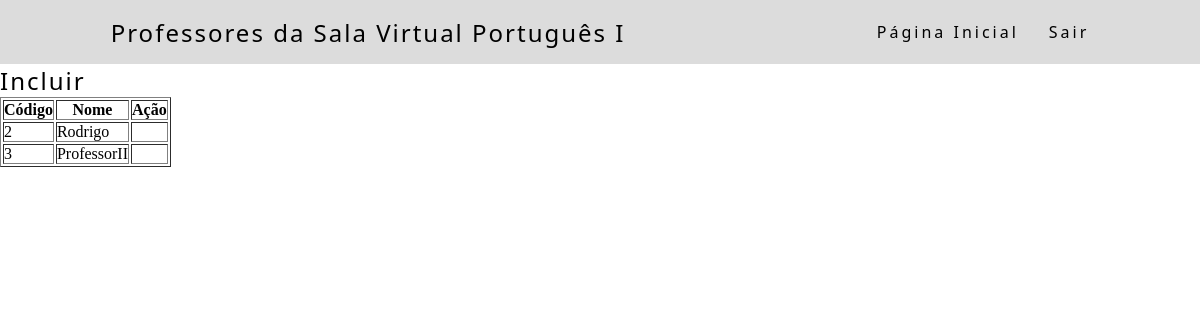
The page /consultaSalaVirtualProfessor.php?c_codigo=2 (signed in) on the database its author committed.
### tables this page shows
CREATE TABLE TBProfessor (
    PROCodigo BIGINT NOT NULL AUTO_INCREMENT,
    PESCodigo BIGINT NOT NULL,
    PRIMARY KEY (PROCodigo),
    FOREIGN KEY (PESCodigo) REFERENCES TBPessoa(PESCodigo)
);

CREATE TABLE TBPessoa (
	PESCodigo 		   BIGINT       NOT NULL AUTO_INCREMENT,
    PESNome            VARCHAR(100) NOT NULL,
    PESDataNascimento  DATE         NOT NULL,
    PESCpf 			   VARCHAR(11)  NOT NULL,
    PESRg 		       VARCHAR(7)   NOT NULL,
    USUCodigo 		   BIGINT 	    NOT NULL,
    PRIMARY KEY (PESCodigo),
    FOREIGN KEY (USUCodigo) REFERENCES TBUsuario(USUCodigo)
);

### autoload.php (called while the page is built, shortened)
<?php
spl_autoload_register(function ($nomeClasse) {
    $folders = array(
        $nomeClasse,
        '.'.DIRECTORY_SEPARATOR.$nomeClasse,
        '..'.DIRECTORY_SEPARATOR.$nomeClasse,
        'acao',
        '.'.DIRECTORY_SEPARATOR.'acao',
        '..'.DIRECTORY_SEPARATOR.'acao',
        'classes',
        '.'.DIRECTORY_SEPARATOR.'classes',
        '..'.DIRECTORY_SEPARATOR.'classes',
        'classes'.DIRECTORY_SEPARATOR.'dados',
        '.'.DIRECTORY_SEPARATOR.'classes'.DIRECTORY_SEPARATOR.'dados',
        '..'.DIRECTORY_SEPARATOR.'classes'.DIRECTORY_SEPARATOR.'dados',
        'conf',
        '.'.DIRECTORY_SEPARATOR.'conf',
        '..'.DIRECTORY_SEPARATOR.'conf',
        'interfaces',
        '.'.DIRECTORY_SEPARATOR.'interfaces',
        '..'.DIRECTORY_SEPARATOR.'interfaces'
    );
});

### classes/dados/Dados.class.php (called while the page is built, shortened)
<?php
require_once('autoload.php');
abstract class Dados {
    protected $relacionamentos = [];
    protected $Modelo;
    public function integer(string $coluna, string $atributo) : Relacionamento {
        return $this->adicionaRelacionamento($coluna, $atributo, Relacionamento::INTEGER);
    }
    public function varchar(string $coluna, string $atributo) : Relacionamento {
        return $this->adicionaRelacionamento($coluna, $atributo, Relacionamento::VARCHAR);
    }
    protected function adicionaRelacionamento(string $coluna, string $atributo, int $tipo) : Relacionamento {
        $rel = new Relacionamento($coluna, $atributo, $tipo);
        $this->relacionamentos[$atributo] = $rel;
        return $rel;
    }
    public function getChavesPrimarias() : array {
        $rels = [];
        foreach ($this->getRelacionamentos() as $relacionamento) {
            if ($relacionamento->isPrimaria()) {
                $rels[] = $relacionamento;
            }
        }
        return $rels;
    }
    public function getChavesEstrangeiras() : array {
        $rels = [];
        foreach ($this->getRelacionamentos() as $relacionamento) {
            if ($relacionamento->isEstrangeira()) {
                $rels[] = $relacionamento;
            }
        }
        return $rels;
    }
    protected function getConn() : PDO {
        return Connect::getInstance();
    }
    public function getValorModelo(mixed $modelo, string $atributo) {
        $caminho = explode('.', $atributo);
        return $this->getValorModeloRecursivo($modelo, $caminho);
    }
    public function getValorModeloRecursivo(mixed $modelo, array $caminho) {
        if (count($caminho) > 0) {
            $atributo = array_shift($caminho);
            $getter = 'get'.$atributo;
            if (ctype_upper($atributo[0])) {
                return $this->getValorModeloRecursivo($modelo->$getter(), $caminho);
            } else {
                return $modelo->$getter();
            }
        }
    }
    public function getModelo() {
        return $this->Modelo;
    }
    public function setModelo($Modelo) {
        $this->Modelo = $Modelo;
        return $this;
    }
    public function getRelacionamentos() {
        return $this->relacionamentos;
    }
}

### classes/dados/Relacionamento.class.php (called while the page is built, shortened)
<?php
require_once('autoload.php');
class Relacionamento {
    private $primaria = false;
    private $estrangeira = false;
    private $referencia = [];
    private $tabelaReferencia;
    private $tipo;
    private $coluna;
    private $atributo;
    public function __construct(string $coluna, string $atributo, int $tipo = 0) {
        $this->coluna    = $coluna;
        $this->atributo = $atributo;
        $this->tipo      = $tipo;
    }
    public function chavePrimaria() : self {
        $this->primaria = true;
        return $this;
    }
    public function chaveEstrangeira() : self {
        $this->estrangeira = true;
        return $this;
    }
    public function referencia(string $coluna, string $atributo) : self {
        if ($this->isEstrangeira()) {
            $this->referencia = ['col' => $coluna, 'att' => $atributo];
        }
        return $this;
    }
    public function on(string $tabela) : self {
        if (count($this->getReferencia()) > 0) {
            $this->tabelaReferencia = $tabela;
        }
        return $this;
    }
    public function isPrimaria() : bool {
        return $this->primaria;
    }
    public function isEstrangeira() : bool {
        return $this->estrangeira;
    }
    public function getReferencia() : array {
        return $this->referencia;
    }
    public function getTabelaReferencia() : string {
        return $this->tabelaReferencia;
    }
    public function getTipo() : int {
        return $this->tipo;
    }
    public function getColuna() : string {
        return $this->coluna;
    }
    public function getAtributo() : string {
        return $this->atributo;
    }
}

### classes/SalaVirtual.class.php (called while the page is built, shortened)
<?php
require_once('autoload.php');
class SalaVirtual {
    private $codigo;
    private $Materia;
    public function getCodigo() {
        return $this->codigo;
    }
    public function setCodigo($codigo) {
        $this->codigo = $codigo;
        return $this;
    }
    public function setNome($nome) {
        return $this;
    }
    public function setDescricao($descricao) {
        return $this;
    }
    public function getMateria() {
        if ($this->Materia == null) {
            $this->Materia = new Materia();
        }
        return $this->Materia;
    }
    public function setMateria($Materia) {
        $this->Materia = $Materia;
        return $this;
    }
}

### classes/dados/DadosBase.class.php (called while the page is built, shortened)
<?php
require_once('autoload.php');
abstract class DadosBase extends Dados implements InterfaceDados {
    protected $condicaoConsulta   = [];
    public function query(array $colunas = []) : array {
        $sql = $this->getQueryBuscaDados($colunas);
        $sql .= $this->filtraConsulta();
        $stmt  = $this->getConn()->query($sql);
        $dados = [];
        while ($linha = $stmt->fetch(PDO::FETCH_ASSOC)) {
            $objeto = new $nomeModelo();
            $dados[] = $objeto;
        }
        return $dados;
    }
    protected function adicionaJoins() : string {
        $joins = ' ';
        foreach ($this->getChavesEstrangeiras() as $chave) {
            $joins .= 'JOIN ';
            $joins .= $chave->getTabelaReferencia();
            $joins .= ' ON ';
            $joins .= $this->getTabela().'.'.$chave->getColuna().' = '.$chave->getTabelaReferencia().'.'.$chave->getColuna().' ';
        }
        return $joins;
    }
    protected function filtraConsulta() : string {
        $filtros = '';
        if (count($this->condicaoConsulta) > 0) {
            $condicao = array_shift($this->condicaoConsulta);
            $filtros .= ' WHERE '.$this->getSqlCondicao($condicao);
        }
        return $filtros;
    }
    protected function getSqlCondicao(array $condicao) : string {
        $valor = $condicao['valor'];
        return $condicao['tabela'].'.'.$condicao['coluna'].' '.$condicao['operador'].' '.$valor.' ';
    }
    function setaValorModelo(mixed $modelo, string $atributo, mixed $valor) {
        $caminho  = explode('.', $atributo);
    }
    function setValorRecursivo(mixed $modelo, array $caminho, mixed $valor) {
        if (count($caminho) > 0) {
            $atributo = array_shift($caminho);
        }
    }
    public function adicionaCondicaoConsulta(string $atributo, string $operador, string $valor) {
        $relacionamento = $this->getRelacionamentos()[$atributo];
        $this->condicaoConsulta[] = ['tabela' => $this->getTabela(), 'coluna' => $relacionamento->getColuna(), 'operador' => $operador, 'valor' => $valor, 'tipo' => $relacionamento->getTipo()];
    }
    public function buscaDados() {
        foreach ($this->getChavesPrimarias() as $primaria) {
            $atributo = $primaria->getAtributo();
            $valor    = $this->getValorModelo($this->getModelo(), $atributo);
        }
        $query = $this->query();
    }
}

### classes/dados/DadosSalaVirtual.class.php (called while the page is built, shortened)
<?php
require_once('autoload.php');
class DadosSalaVirtual extends DadosBase {
    protected function getQueryBuscaDados(array $colunas = []): string {
        $sql = 'SELECT  TBSalaVirtual.SALCodigo     as "codigo", '
            .           'TBSalaVirtual.SALNome      as "nome", '
            .           'TBSalaVirtual.SALDescricao as "descricao", '
            .           'TBMateria.MATCodigo        as "Materia.codigo", '
            .           'TBMateria.MATNome          as "Materia.nome" ';
        $sql .= ' FROM '.$this->getTabela();
        $sql .= $this->adicionaJoins();
        return $sql;
    }
    protected function filtraConsulta(): string {
        $filtroAssociativo = isset($_GET['codigoSalaVirtual']) ? $_GET['codigoSalaVirtual'] : false;
        return parent::filtraConsulta();
    }
    public function getTabela() {
        return 'TBSalaVirtual';
    }
}

### conf/Connect.class.php (called while the page is built, shortened)
<?php
require_once('autoload.php');
class Connect {
    private static $Conn;
    public static function getInstance() {
        return self::$Conn;
    }
    private static function setConnection() {
        try {
            $opcoes = array(PDO::MYSQL_ATTR_INIT_COMMAND => 'SET NAMES UTF8',
                            PDO::ATTR_PERSISTENT         => TRUE,
                            PDO::ATTR_ERRMODE            => PDO::ERRMODE_EXCEPTION);
            self::$Conn = new PDO(DRIVER.
                                 ":host=" . HOST .
                                 "; dbname=" . DBNAME .
                                 "; charset=" . CHARSET .
                                 ";", USER, PASSWORD,
                                 $opcoes);
          } catch (PDOException $e) {
            print "DB Error: " . $e->getMessage();
          }
    }
}

### classes/Materia.class.php (called while the page is built, shortened)
<?php
require_once('autoload.php');
class Materia implements InterfaceLista {
    public function setCodigo($codigo) {
        return $this;
    }
    public function setNome($nome) {
        return $this;
    }
    public function setDescricao($descricao) {
        return $this;
    }
}

### classes/dados/DadosSalaVirtualProfessor.class.php (called while the page is built, shortened)
<?php
require_once('autoload.php');
class DadosSalaVirtualProfessor extends DadosBase {
    public function getTabela() {
        return 'TBSalaVirtualProfessor';
    }
    protected function getQueryBuscaDados(array $colunas = []): string {
        $sql = 'SELECT  TBSalaVirtualProfessor.SALCodigo as "SalaVirtual.codigo", '
            .           'TBProfessor.PROCodigo    as "Professor.codigo", '
            .           'TBProfessor.PESCodigo    as "Professor.Pessoa.codigo", '
            .           'TBPessoa.PESNome         as "Professor.Pessoa.nome" ';
        $sql .= ' FROM '.$this->getTabela();
        $sql .= $this->adicionaJoins();
        $sql .= ' JOIN TBPessoa '
                .  'ON TBPessoa.PESCodigo = TBProfessor.PESCodigo ';
        return $sql;
    }
}

### consultaSalaVirtualProfessor.php (the view, shortened to what this page needs)
<!DOCTYPE html>
<?php
    require_once('autoload.php');
    require_once('acao.php');
    $chaveSalaVirtual = isset($_GET['c_codigo']) ? $_GET['c_codigo'] : $_GET['codigoSalaVirtual'];
    $salaVirtual      = buscaDados('SalaVirtual');
?>
<html lang="pt-br">
    <head>
        <?= TelaUtils::headPadraoPagina(); ?>
    </head>
    <body>
        <?= TelaUtils::topoPagina('Professores da Sala Virtual '.$salaVirtual->getDescricao()); ?>
        <?= TelaUtils::botaoIncluir('SalaVirtualProfessor', ['c_codigo='.$chaveSalaVirtual]);?>
        <?php
        $colunas = [
            ['Professor.codigo'     , 'Código'],
            ['Professor.Pessoa.nome', 'Nome']
        ];
        consulta('SalaVirtualProfessor', $colunas, 'SalaVirtualProfessor', ['codigoSalaVirtual='.$chaveSalaVirtual]);
        ?>
    </body>
</html>

### acao/AcaoBase.class.php (shortened to what this page needs)
<?php
abstract class AcaoBase {
    protected $Dados;
    public function consulta(string $classe, array $consulta, string $tela = '', array $parametros = []) : string {
        $atributos = array_map(function($linha) {
            return $linha[0];
        }, $consulta);
        $dadosConsulta = $this->buscaDadosConsulta($atributos);
        return $this->montaConsulta($classe, $tela, $consulta, $dadosConsulta, $parametros);
    }
    protected function buscaDadosConsulta(array $atributos) : array {
        return $this->getDados()->query($atributos);
    }
    protected function montaConsulta(string $classe, string $tela, array $colunas, array $dados, array $parametros = []) : string{
        $tabela = '<table border="1">';
        $tabela .= $this->montaCabecalho($colunas);
        $tabela .= $this->montaLinhas($classe, $tela, $colunas, $dados, $parametros);
        $tabela .= '</table>';
        return $tabela;
    }
    protected function montaCabecalho(array $colunas): string {
        $cabecalho = '<tr>';
        $titulos = array_map(function($coluna) {
            return $coluna[1];
        }, $colunas);
        foreach ($titulos as $titulo) {
            $cabecalho .= '<th>'.$titulo.'</th>';
        }
        $cabecalho .= '<th>Ação</th>';
        $cabecalho .= '</tr>';
        return $cabecalho;
    }
    protected function montaLinhas(string $classe, string $tela, array $colunas, array $dadosLinhas, array $parametros = []) : string {
        $linhas = '';
        $atributos = array_map(function($coluna) {
            return $coluna[0];
        }, $colunas);
        foreach ($dadosLinhas as $linha) {
            $linhas .= $this->montaLinha($classe, $tela, $atributos, $linha, $parametros);
        }
        return $linhas;
    }
    protected function montaLinha(string $classe, string $tela, array $atributos, mixed $objetoLinha, array $parametros = []) : string {
        $linha = '<tr>';
        foreach ($atributos as $atributo) {
            $linha .= $this->montaColuna($this->getDados()->getValorModelo($objetoLinha, $atributo));
        }
        $linha .= $this->montaColuna($this->montaAcoesLinha($classe, $tela, $objetoLinha, $parametros));
        $linha .= '</tr>';
        return $linha;
    }
    protected function montaColuna(mixed $valor) : string {
        return '<td>'.$valor.'</td>';
    }
    protected function montaAcoesLinha(string $classe, string $tela, mixed $objetoLinha, array $parametros = []) : string {
        $acoesLinha = '';
        return $acoesLinha;
    }
    public function getDados() : DadosBase {
        return $this->Dados;
    }
    public function setDados(DadosBase $Dados) {
        $this->Dados = $Dados;
        return $this;
    }
}

### style/style.css (style rules this page uses)
* { margin : 0; padding: 0; }

### rows shown on the page
tbprofessor: PROCodigo "2"
tbpessoa: PESNome "Rodrigo"
tbprofessor: PROCodigo "3"
tbpessoa: PESNome "ProfessorII"

### other values the page prints
$titulo "Professores da Sala Virtual Português I"
$titulo "Código"
$titulo "Nome"
